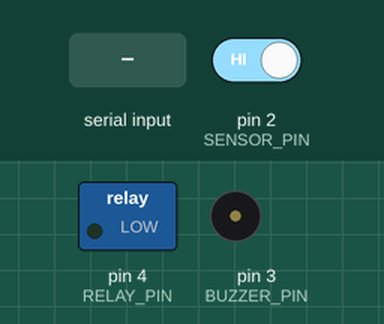
This sketch was run on a simulated Arduino Uno, built with avr-gcc and run on an emulated ATmega328P. On the bench: switched loads named in the sketch (green lamp = pin HIGH), buzzer (waves = sounding). Inputs (shaded band) come from the test bench; at power-on: pin 2 (SENSOR_PIN) HIGH. What the sketch prints to the serial monitor is not drawn.

Above: at 1.2 s.
1.3 s: pin 2 (SENSOR_PIN) driven LOW
At 2.9 s:
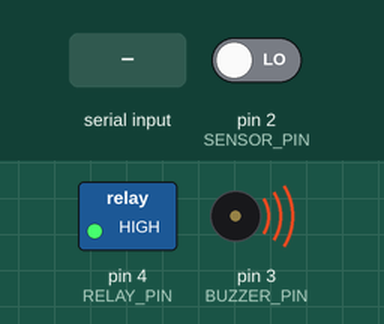
3.8 s: "OFF\n" received over the second serial link
At 4.8 s:
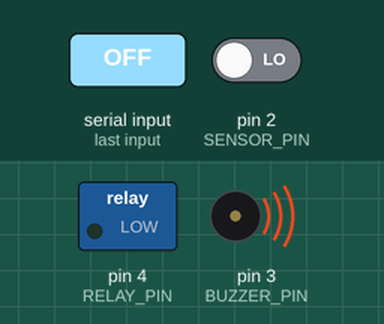
5.4 s: "ON\n" received over the second serial link
At 6.5 s:
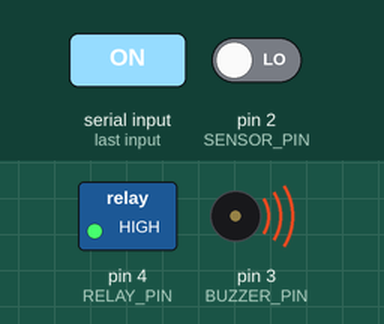
9.9 s: pin 2 (SENSOR_PIN) driven HIGH
At 10.6 s:
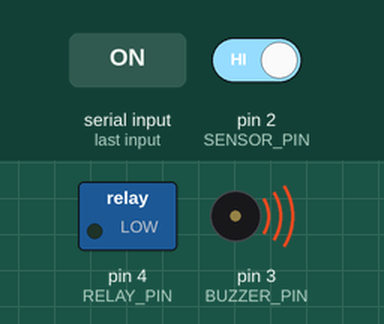
Timing chart, 0 to 12.5 s (numbered marks = the images above; inputs shaded):
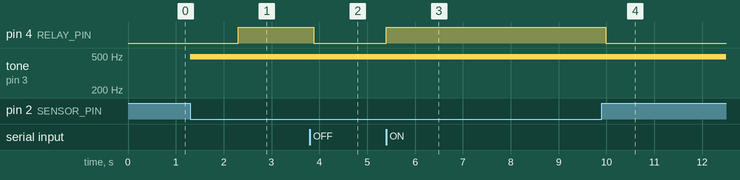

The sketch:

Uart_uno_Arduno.ino
```cpp
#include <SoftwareSerial.h>

#define SENSOR_PIN 2
#define BUZZER_PIN 3
#define RELAY_PIN 4
#define SPRINKLER_START_DELAY 1000

SoftwareSerial espSerial(8, 9); // RX từ ESP32 TX

unsigned long fireDetectedTime = 0;
bool isFire = false;
unsigned long ignoreSensorEndTime = 0;
bool isTemporarilyIgnoringSensor = false;
bool shouldBypassSprinklerDelay = false;

void setup() {
  pinMode(RELAY_PIN, OUTPUT);
  pinMode(SENSOR_PIN, INPUT);
  pinMode(BUZZER_PIN, OUTPUT);

  digitalWrite(RELAY_PIN, LOW); // Tắt máy bơm ban đầu
  analogWrite(BUZZER_PIN, 0);   // Tắt còi ban đầu

  Serial.begin(9600);
  espSerial.begin(9600);

  Serial.println(" Arduino Uno sẵn sàng!");
  Serial.println(" Đang chờ lệnh từ ESP32...");
}

void loop() {
  if (espSerial.available()) {
    String command = espSerial.readStringUntil('\n');
    command.trim();

    Serial.println("[UART] Nhận lệnh từ ESP32: " + command);

    if (command == "OFF") {
      digitalWrite(RELAY_PIN, LOW);
      analogWrite(BUZZER_PIN, 0);
      isTemporarilyIgnoringSensor = true;
      ignoreSensorEndTime = millis() + 3000;
      shouldBypassSprinklerDelay = true;
      Serial.println(">>> Đã TẮT máy bơm & còi (OFF). Bỏ qua cảm biến 3 giây.");
    }

    else if (command == "ON") {
      digitalWrite(RELAY_PIN, HIGH);   // Bật máy bơm
      analogWrite(BUZZER_PIN, 40);     // Bật còi nhẹ
      isTemporarilyIgnoringSensor = true;
      ignoreSensorEndTime = millis() + 3000; // Bỏ qua cảm biến 3s để tránh can thiệp ngay
      shouldBypassSprinklerDelay = false;
      Serial.println(">>> Đã BẬT máy bơm thủ công (ON). Bỏ qua cảm biến 3 giây.");
    }
  }


  if (isTemporarilyIgnoringSensor) {
    if (millis() >= ignoreSensorEndTime) {
      isTemporarilyIgnoringSensor = false;
      Serial.println("[TIMER] Thời gian bỏ qua cảm biến đã hết.");
    } else {
      return;
    }
  }

  int sensorValue = digitalRead(SENSOR_PIN);

  if (sensorValue == LOW) {
    analogWrite(BUZZER_PIN, 40);

    if (shouldBypassSprinklerDelay) {
      digitalWrite(RELAY_PIN, HIGH);
      Serial.println("[💧] Lửa còn phát hiện sau OFF → bật máy bơm lại!");
      isFire = true;
      fireDetectedTime = millis();
      shouldBypassSprinklerDelay = false;
    } else {
      if (!isFire) {
        fireDetectedTime = millis();
        isFire = true;
        Serial.println("Phát hiện lửa → bắt đầu đếm trễ...");
      }

      if (millis() - fireDetectedTime >= SPRINKLER_START_DELAY) {
        digitalWrite(RELAY_PIN, HIGH);
        Serial.println("[💧] Bật máy bơm vì có lửa quá thời gian trễ!");
      }
    }
  } else {
    if (isFire) Serial.println("[✔] Không còn lửa → tắt máy bơm");
    analogWrite(BUZZER_PIN, 0);
    digitalWrite(RELAY_PIN, LOW);
    isFire = false;
    shouldBypassSprinklerDelay = false;
  }
}
```

Measured:
- after the input at 1.3 s, pin 4 (RELAY_PIN): LOW → HIGH after 1.0 s; tone on pin 3 (BUZZER_PIN): silent → 490 Hz at once
- after the input at 3.8 s, pin 4 (RELAY_PIN): HIGH → LOW after 0.08 s
- after the input at 5.4 s, pin 4 (RELAY_PIN): LOW → HIGH after 0.00 s instead of 1.5 s
- after the input at 9.9 s, pin 4 (RELAY_PIN): HIGH → LOW after 0.08 s
